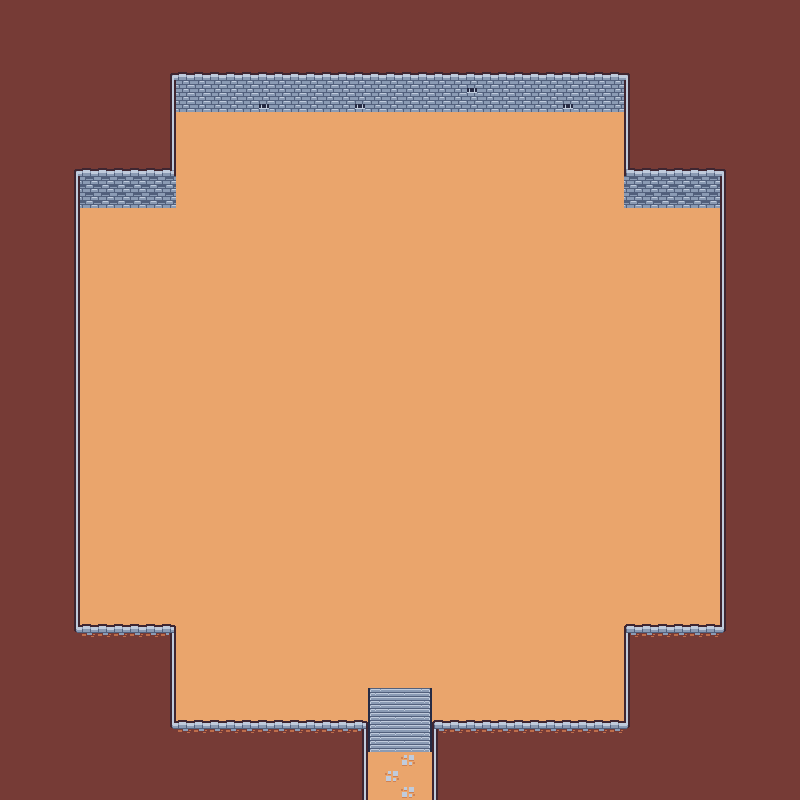

The image is a tile-based game level rendered from a .tmx file. Its description and source (layers, tilesets, objects; grid data summarised) follow:
An orthogonal 50x50 tile map with 16x16 px tiles, 2 tile layers (Piso, Pared) and 1 object (spawn).

<map version="1.10" tiledversion="1.10.2" orientation="orthogonal" renderorder="right-down" width="50" height="50" tilewidth="16" tileheight="16" infinite="0" nextlayerid="5" nextobjectid="2">
 <editorsettings>
  <export target="prova_2.json" format="json" />
 </editorsettings>
 <tileset firstgid="1" name="tilemap" tilewidth="16" tileheight="16" spacing="1" tilecount="132" columns="12">
  <image source="tilemap.png" width="203" height="186" />
  <tile id="0">
   <properties>
    <property name="colision" type="bool" value="true" />
   </properties>
  </tile>
  <tile id="1">
   <properties>
    <property name="colision" type="bool" value="true" />
   </properties>
  </tile>
  <tile id="2">
   <properties>
    <property name="colision" type="bool" value="true" />
   </properties>
  </tile>
  <tile id="3">
   <properties>
    <property name="colision" type="bool" value="true" />
   </properties>
  </tile>
  <tile id="4">
   <properties>
    <property name="colision" type="bool" value="true" />
   </properties>
  </tile>
  <tile id="5">
   <properties>
    <property name="colision" type="bool" value="true" />
   </properties>
  </tile>
  <tile id="13">
   <properties>
    <property name="colision" type="bool" value="true" />
   </properties>
  </tile>
  <tile id="14">
   <properties>
    <property name="colision" type="bool" value="true" />
   </properties>
  </tile>
  <tile id="15">
   <properties>
    <property name="colision" type="bool" value="true" />
   </properties>
  </tile>
  <tile id="16">
   <properties>
    <property name="colision" type="bool" value="true" />
   </properties>
  </tile>
  <tile id="17">
   <properties>
    <property name="colision" type="bool" value="true" />
   </properties>
  </tile>
  <tile id="25">
   <properties>
    <property name="colision" type="bool" value="true" />
   </properties>
  </tile>
  <tile id="26">
   <properties>
    <property name="colision" type="bool" value="true" />
   </properties>
  </tile>
  <tile id="27">
   <properties>
    <property name="colision" type="bool" value="true" />
   </properties>
  </tile>
  <tile id="28">
   <properties>
    <property name="colision" type="bool" value="true" />
   </properties>
  </tile>
  <tile id="40">
   <properties>
    <property name="colision" type="bool" value="true" />
   </properties>
  </tile>
 </tileset>
 <layer id="1" name="Piso" width="50" height="50">
  <data>[2500 cells, 2500 non-empty, 5 distinct tile ids]</data>
 </layer>
 <objectgroup id="4" name="spawn">
  <object id="1" name="spawn" x="399.907" y="743.1">
   <point />
  </object>
 </objectgroup>
 <layer id="3" name="Pared" width="50" height="50">
  <properties>
   <property name="colision" type="bool" value="true" />
  </properties>
  <data>[2500 cells, 1104 non-empty, 16 distinct tile ids]</data>
 </layer>
</map>
